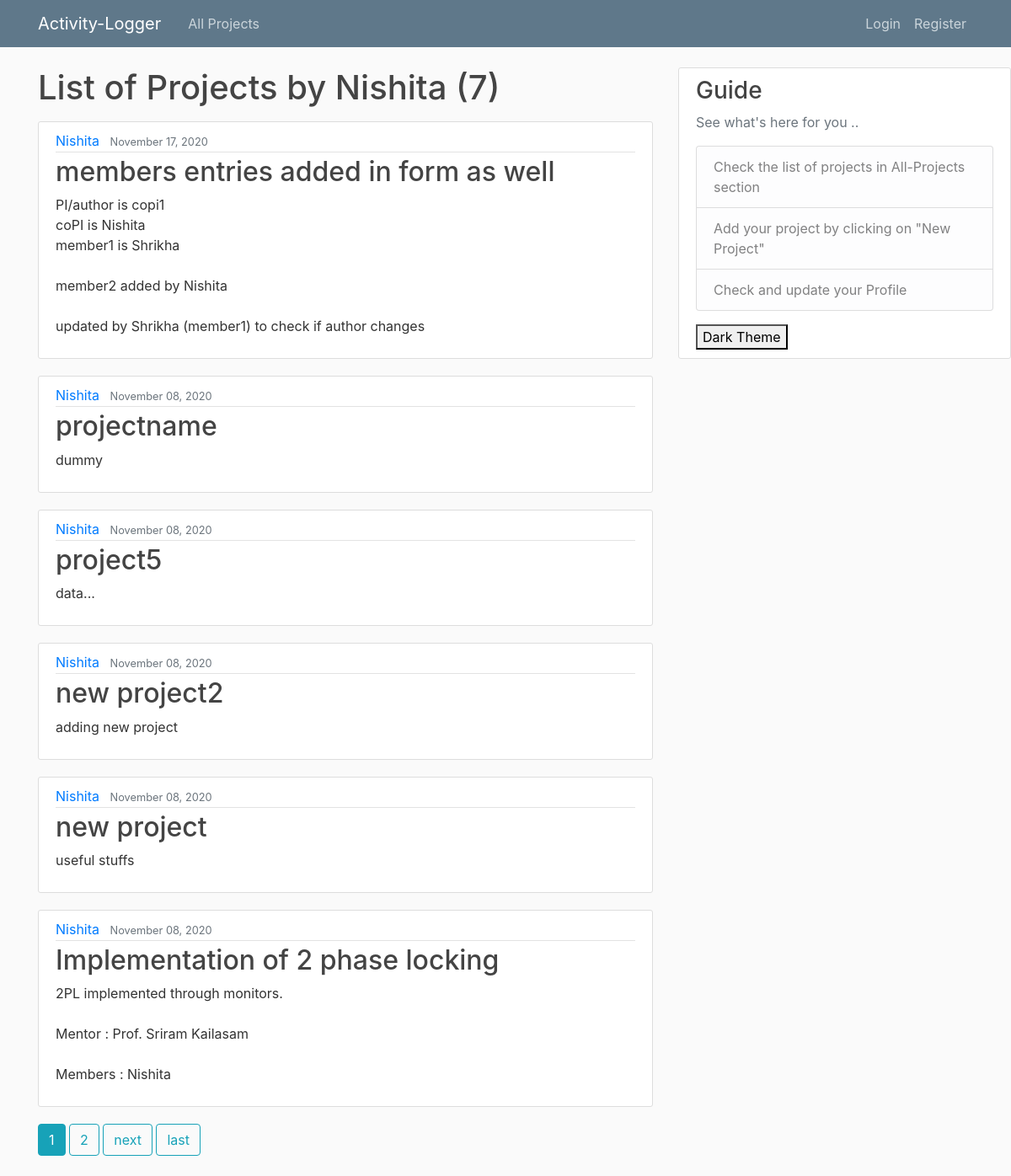
Screenshot of /user/Nishita with the database file from the repository.
### blog/models.py (models this page shows, shortened)
class Post(models.Model):
	title = models.CharField(max_length=100)
	content = models.TextField()
	coPI = models.CharField(max_length=100, blank=True, default='')
	member1 = models.CharField(max_length=100, blank=True, default='')
	member2 = models.CharField(max_length=100, blank=True, default='')
	member3 = models.CharField(max_length=100, blank=True, default='')
	member4 = models.CharField(max_length=100, blank=True, default='')
	member5 = models.CharField(max_length=100, blank=True, default='')
	date = models.DateTimeField(default=timezone.now)
	author = models.ForeignKey(User, on_delete=models.CASCADE)

### blog/views.py (the view)
# urls.py: path('user/<str:username>', UserPostListView.as_view(), name='user-posts'),
class UserPostListView(ListView):
	model = Post
	template_name = 'blog/user_posts.html'
	context_object_name = 'posts'
	paginate_by = 6
	def get_queryset(self):
		user = get_object_or_404(User, username=self.kwargs.get('username'))
		return Post.objects.filter(author=user).order_by('-date')

### blog/templates/blog/user_posts.html (shortened to what this page needs)
{% extends "blog/base.html" %}
{% block content %}
	<h1 class="mb-3"> List of Projects by {{ view.kwargs.username }} ({{ page_obj.paginator.count }}) </h1>
	{% for post in posts %}
		<article class="media content-section">
		  <div class="media-body">
		    <div class="article-metadata">
		      <a class="mr-2" href="{% url 'user-posts' post.author.username %} ">{{ post.author }}</a>
		      <small class="text-muted">{{ post.date|date:"F d, Y" }}</small>
		    </div>
		    <h2><a class="article-title" href="{% url 'post-detail' post.id %} ">{{ post.title }}</a></h2>
		    <p class="article-content">{{ post.content }}</p>
		  </div>
		</article>
	{% endfor %}
	{% if is_paginated %}
		{% for num in page_obj.paginator.page_range %}
			{% if page_obj.number == num %}
				<a class="btn btn-info mb-4" href="?page= {{ num }} "> {{ num }}  </a>
			{% elif num > page_obj.number|add:'-3' and num < page_obj.number|add:'3' %}
				<a class="btn btn-outline-info mb-4" href="?page= {{ num }} "> {{ num }}  </a>
			{% endif %}
		{% endfor %}
		{% if page_obj.has_next %}
			<a class="btn btn-outline-info mb-4" href="?page={{ page_obj.next_page_number }} "> next </a>
			<a class="btn btn-outline-info mb-4" href="?page= {{ page_obj.paginator.num_pages }} "> last  </a>
		{% endif %}
	{% endif %}
{% endblock content %}

### blog/static/blog/main.css (style rules this page uses)
body { background: #fafafa; color: #333333; margin-top: 5rem; }
h1, h2, h3, h4, h5, h6 { color: #444444; }
.content-section { background: #ffffff; padding: 10px 20px; border: 1px solid #dddddd; border-radius: 3px; margin-bottom: 20px; }
.article-title { color: #444444; }
.article-content { white-space: pre-line; }
.article-metadata { padding-bottom: 1px; margin-bottom: 4px; border-bottom: 1px solid #e3e3e3 }

### rows the page displays
Post: author "Nishita", date "November 17, 2020", title "members entries added in form as well", content "PI/author is copi1 coPI is Nishita member1 is Shrikha member2 added by Nishita updated by Shrikha (member1) to check if author changes"
Post: author "Nishita", date "November 08, 2020", title "projectname", content "dummy"
Post: author "Nishita", date "November 08, 2020", title "project5", content "data..."
Post: author "Nishita", date "November 08, 2020", title "new project2", content "adding new project"
Post: author "Nishita", date "November 08, 2020", title "new project", content "useful stuffs"
Post: author "Nishita", date "November 08, 2020", title "Implementation of 2 phase locking", content "2PL implemented through monitors. Mentor : Prof. Sriram Kailasam Members : Nishita"

### other values shown
{{ view.kwargs.username }} "Nishita"
{{ page_obj.paginator.count }} "7"
{{ num }} "1"
{{ num }} "2"
